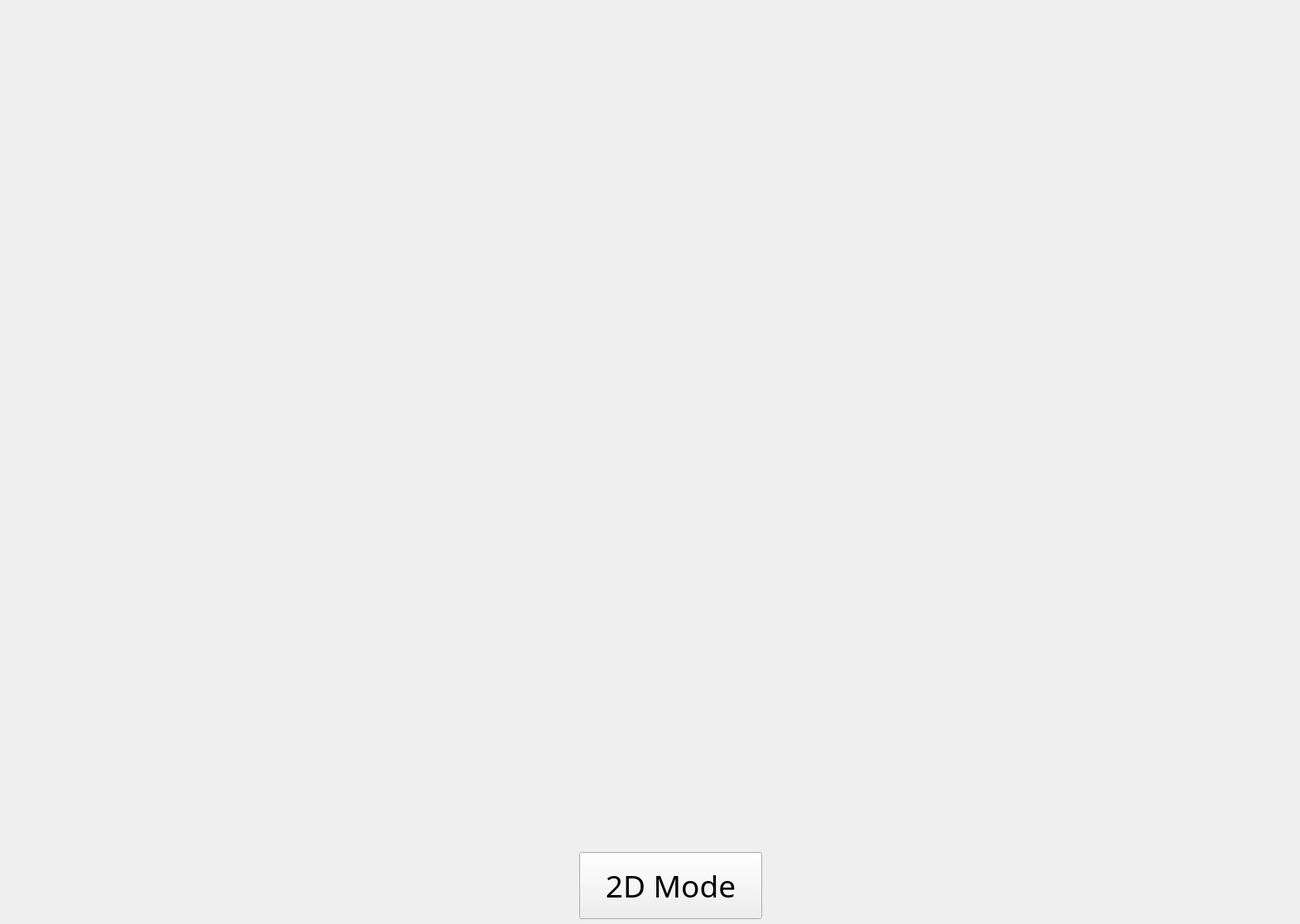
<?xml version="1.0" encoding="UTF-8"?>
<ui version="4.0">
 <class>BoardView3D</class>
 <widget class="QWidget" name="BoardView3D">
  <property name="geometry">
   <rect>
    <x>0</x>
    <y>0</y>
    <width>1571</width>
    <height>1117</height>
   </rect>
  </property>
  <property name="windowTitle">
   <string>Hex (3D Mode)</string>
  </property>
  <widget class="QPushButton" name="pushButton">
   <property name="geometry">
    <rect>
     <x>700</x>
     <y>1030</y>
     <width>221</width>
     <height>81</height>
    </rect>
   </property>
   <property name="font">
    <font>
     <family>Copperplate</family>
     <pointsize>28</pointsize>
    </font>
   </property>
   <property name="text">
    <string>2D Mode</string>
   </property>
  </widget>
  <widget class="QWidget" name="verticalLayoutWidget">
   <property name="geometry">
    <rect>
     <x>9</x>
     <y>9</y>
     <width>1551</width>
     <height>1011</height>
    </rect>
   </property>
   <layout class="QVBoxLayout" name="verticalLayout"/>
  </widget>
 </widget>
 <resources/>
 <connections/>
</ui>
